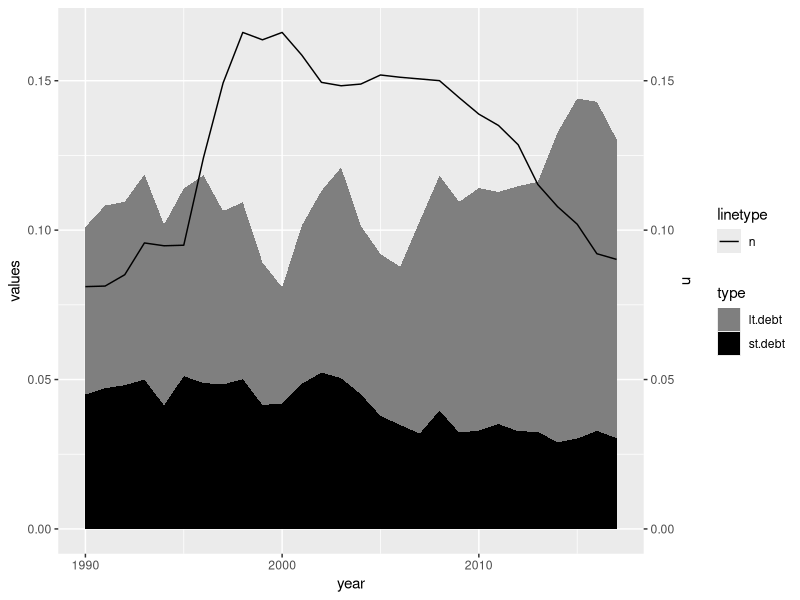

Write R code to recreate this figure.
df_prep <- data.frame(year = rep(1990:2017, 2), 
                      n = rep(c(427, 428, 448, 504, 499, 500, 654, 786, 875, 862, 875, 835, 787, 781, 784, 800, 796, 793, 790, 760, 731, 711, 677, 607, 568, 537, 485, 475), 2), 
                      values = c(0.04498506, 0.04710173, 0.04807318, 0.04995567, 0.04130670, 0.05112505, 0.04881195, 0.04836573, 0.05010657, 0.04147296, 0.04196852, 0.04856052, 0.05232518, 0.05043970, 0.04506930, 0.03781005, 0.03477578, 0.03190302, 0.03957772, 0.03223425, 0.03292258, 0.03507017, 0.03270658, 0.03248077, 0.02896229, 0.03023061, 0.03281597, 0.03035403, 0.05607519, 0.06112640, 0.06138485, 0.06867888, 0.06051572, 0.06281798, 0.06956896, 0.05799622, 0.05921514, 0.04770948, 0.03884279, 0.05292109, 0.06081987, 0.07052489, 0.05634209, 0.05422748, 0.05292595, 0.07114513, 0.07859847, 0.07719619, 0.08114787, 0.07771912, 0.08199433, 0.08366473, 0.10369285, 0.11383821, 0.11015112, 0.10004794),
                      type = c(rep("st.debt", 28), rep("lt.debt", 28)))

normalizer <- sum(aggregate(values ~ type, data = df_prep, max)$values / max(df_prep$n))


library(ggplot2)
ggplot() +
  geom_area(data = df_prep, aes(y = values, x = year, fill = type)) + 
  geom_line(data = df_prep[1:28, ], aes(y = (n * normalizer), x = year, linetype = "n")) + 
  scale_fill_manual(values = c("grey50", "black"))  +
  scale_y_continuous(sec.axis = sec_axis(name =  "n", ~.))
